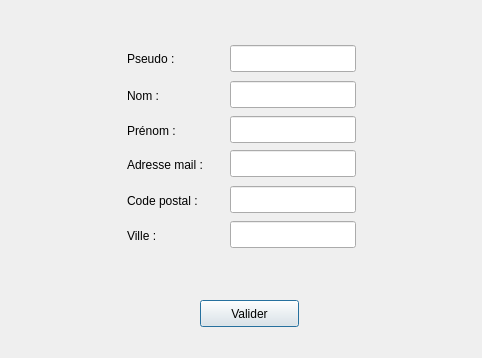
<?xml version="1.0" encoding="UTF-8"?>
<ui version="4.0">
 <class>DialogModificationProfil</class>
 <widget class="QDialog" name="DialogModificationProfil">
  <property name="geometry">
   <rect>
    <x>0</x>
    <y>0</y>
    <width>482</width>
    <height>358</height>
   </rect>
  </property>
  <property name="windowTitle">
   <string>Dialog</string>
  </property>
  <widget class="QPushButton" name="pushButton">
   <property name="geometry">
    <rect>
     <x>200</x>
     <y>300</y>
     <width>99</width>
     <height>27</height>
    </rect>
   </property>
   <property name="text">
    <string>Valider</string>
   </property>
  </widget>
  <widget class="QLineEdit" name="lineEdit">
   <property name="geometry">
    <rect>
     <x>230</x>
     <y>45</y>
     <width>126</width>
     <height>27</height>
    </rect>
   </property>
  </widget>
  <widget class="QLabel" name="label">
   <property name="geometry">
    <rect>
     <x>127</x>
     <y>50</y>
     <width>80</width>
     <height>17</height>
    </rect>
   </property>
   <property name="text">
    <string>Pseudo :</string>
   </property>
  </widget>
  <widget class="QLineEdit" name="lineEdit_3">
   <property name="geometry">
    <rect>
     <x>230</x>
     <y>81</y>
     <width>126</width>
     <height>27</height>
    </rect>
   </property>
  </widget>
  <widget class="QLabel" name="label_3">
   <property name="geometry">
    <rect>
     <x>127</x>
     <y>86</y>
     <width>121</width>
     <height>20</height>
    </rect>
   </property>
   <property name="text">
    <string>Nom :</string>
   </property>
  </widget>
  <widget class="QLineEdit" name="lineEdit_4">
   <property name="geometry">
    <rect>
     <x>230</x>
     <y>116</y>
     <width>126</width>
     <height>27</height>
    </rect>
   </property>
  </widget>
  <widget class="QLabel" name="label_4">
   <property name="geometry">
    <rect>
     <x>127</x>
     <y>121</y>
     <width>121</width>
     <height>20</height>
    </rect>
   </property>
   <property name="text">
    <string>Prénom :</string>
   </property>
  </widget>
  <widget class="QLineEdit" name="lineEdit_5">
   <property name="geometry">
    <rect>
     <x>230</x>
     <y>150</y>
     <width>126</width>
     <height>27</height>
    </rect>
   </property>
  </widget>
  <widget class="QLabel" name="label_5">
   <property name="geometry">
    <rect>
     <x>127</x>
     <y>155</y>
     <width>121</width>
     <height>20</height>
    </rect>
   </property>
   <property name="text">
    <string>Adresse mail :</string>
   </property>
  </widget>
  <widget class="QLineEdit" name="lineEdit_2">
   <property name="geometry">
    <rect>
     <x>230</x>
     <y>186</y>
     <width>126</width>
     <height>27</height>
    </rect>
   </property>
   <property name="text">
    <string/>
   </property>
  </widget>
  <widget class="QLabel" name="label_2">
   <property name="geometry">
    <rect>
     <x>127</x>
     <y>191</y>
     <width>121</width>
     <height>20</height>
    </rect>
   </property>
   <property name="text">
    <string>Code postal :</string>
   </property>
  </widget>
  <widget class="QLineEdit" name="lineEdit_6">
   <property name="geometry">
    <rect>
     <x>230</x>
     <y>221</y>
     <width>126</width>
     <height>27</height>
    </rect>
   </property>
  </widget>
  <widget class="QLabel" name="label_6">
   <property name="geometry">
    <rect>
     <x>127</x>
     <y>226</y>
     <width>121</width>
     <height>20</height>
    </rect>
   </property>
   <property name="text">
    <string>Ville :</string>
   </property>
  </widget>
 </widget>
 <resources/>
 <connections/>
</ui>
